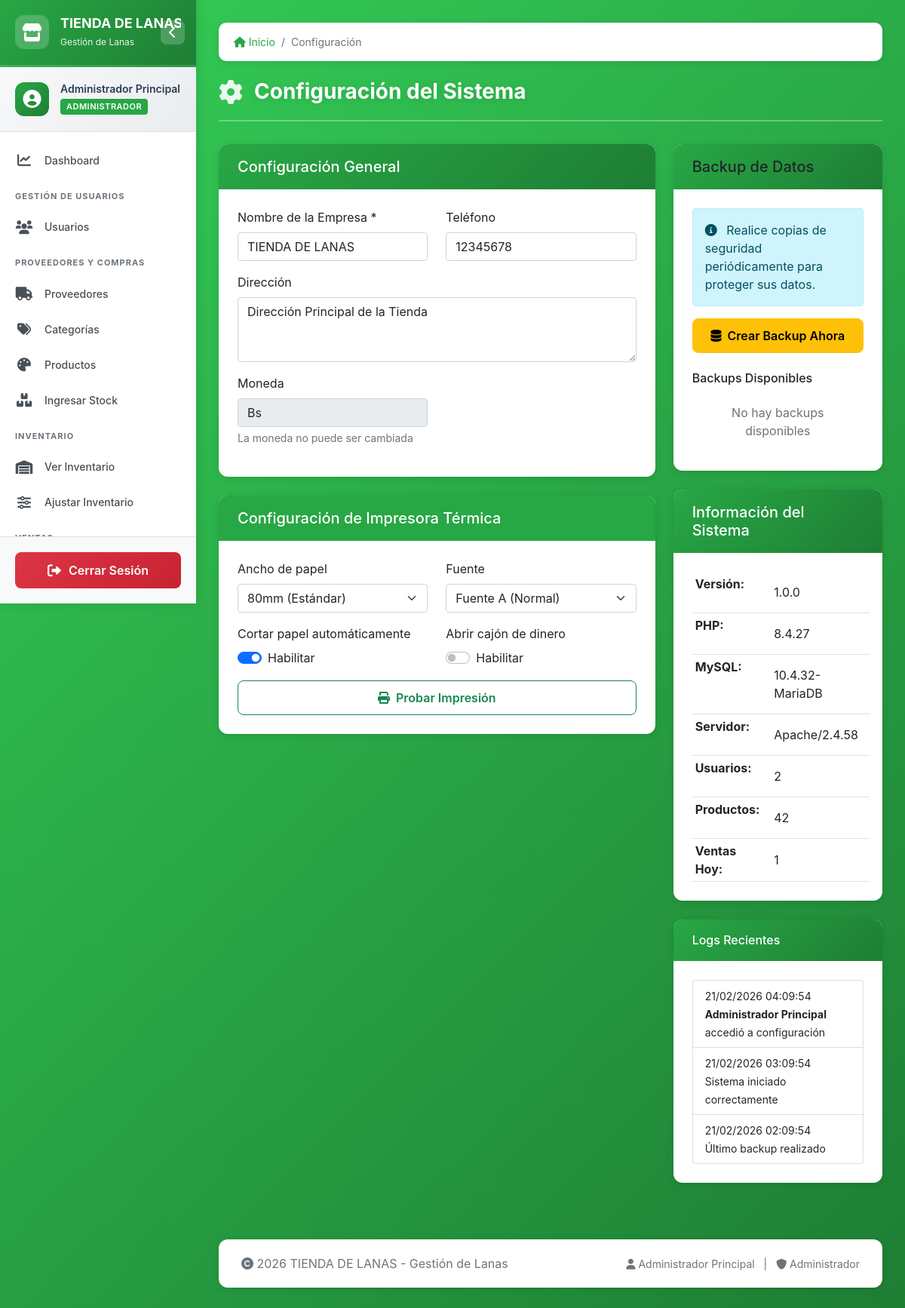
The page /configuracion.php (signed in) on the database its author committed.
### tables this page shows
CREATE TABLE sistema_config (
    id INT AUTO_INCREMENT PRIMARY KEY,
    empresa_nombre VARCHAR(100) DEFAULT 'TIENDA DE LANAS',
    moneda VARCHAR(10) DEFAULT 'Bs',
    telefono_empresa VARCHAR(20),
    direccion_empresa TEXT,
    impresora_termica TINYINT(1) DEFAULT 1,
    actualizado_en TIMESTAMP DEFAULT CURRENT_TIMESTAMP ON UPDATE CURRENT_TIMESTAMP
);

### configuracion.php (the view, shortened to what this page needs)
<?php
require_once 'header.php';
require_once 'funciones.php';
$query_config = "SELECT * FROM sistema_config LIMIT 1";
$result_config = $conn->query($query_config);
if ($result_config->num_rows > 0) {
    $config = $result_config->fetch_assoc();
}
$backups = [];
?>
<div class="row">
    <div class="col-md-8">
        <div class="card">
            <div class="card-header bg-primary text-white">
                <h5 class="mb-0">Configuración General</h5>
            </div>
            <div class="card-body">
                <form method="POST" action="" id="formConfiguracion">
                    <div class="row">
                        <div class="col-md-6 mb-3">
                            <label class="form-label">Nombre de la Empresa *</label>
                            <input type="text" class="form-control" name="empresa_nombre"
                                   value="<?php echo htmlspecialchars($config['empresa_nombre']); ?>" required>
                        </div>
                        <div class="col-md-6 mb-3">
                            <label class="form-label">Teléfono</label>
                            <input type="text" class="form-control" name="telefono_empresa"
                                   value="<?php echo htmlspecialchars($config['telefono_empresa']); ?>">
                        </div>
                    </div>
                    <div class="row">
                        <div class="col-md-12 mb-3">
                            <label class="form-label">Dirección</label>
                            <textarea class="form-control" name="direccion_empresa" rows="3"><?php echo htmlspecialchars($config['direccion_empresa']); ?></textarea>
                        </div>
                    </div>
                    <div class="row">
                        <div class="col-md-6 mb-3">
                            <label class="form-label">Moneda</label>
                            <input type="text" class="form-control" value="Bs" readonly>
                            <div class="form-text">La moneda no puede ser cambiada</div>
                        </div>
                    </div>
                </form>
            </div>
        </div>
        <div class="card mt-4">
            <div class="card-header bg-success text-white">
                <h5 class="mb-0">Configuración de Impresora Térmica</h5>
            </div>
            <div class="card-body">
                <div class="row">
                    <div class="col-md-6 mb-3">
                        <label class="form-label">Ancho de papel</label>
                        <select class="form-select" id="anchoPapel">
                            <option value="80" selected>80mm (Estándar)</option>
                        </select>
                    </div>
                    <div class="col-md-6 mb-3">
                        <label class="form-label">Fuente</label>
                        <select class="form-select" id="fuenteImpresora">
                            <option value="A" selected>Fuente A (Normal)</option>
                        </select>
                    </div>
                </div>
                <div class="row">
                    <div class="col-md-6 mb-3">
                        <label class="form-label">Cortar papel automáticamente</label>
                        <div class="form-check form-switch">
                            <input class="form-check-input" type="checkbox" id="cortarPapel" checked>
                            <label class="form-check-label" for="cortarPapel">Habilitar</label>
                        </div>
                    </div>
                    <div class="col-md-6 mb-3">
                        <label class="form-label">Abrir cajón de dinero</label>
                        <div class="form-check form-switch">
                            <input class="form-check-input" type="checkbox" id="abrirCajon">
                            <label class="form-check-label" for="abrirCajon">Habilitar</label>
                        </div>
                    </div>
                </div>
                <div class="row">
                    <div class="col-md-12">
                        <div class="d-grid">
                            <button class="btn btn-outline-success" onclick="probarImpresora()">
                                <i class="fas fa-print me-2"></i>Probar Impresión
                            </button>
                        </div>
                    </div>
                </div>
            </div>
        </div>
    </div>
    <div class="col-md-4">
        <div class="card">
            <div class="card-header bg-warning text-dark">
                <h5 class="mb-0">Backup de Datos</h5>
            </div>
            <div class="card-body">
                <div class="alert alert-info">
                    <i class="fas fa-info-circle me-2"></i>
                    Realice copias de seguridad periódicamente para proteger sus datos.
                </div>
                <form method="POST" action="" onsubmit="return confirm('¿Crear backup de la base de datos?')">
                    <div class="d-grid mb-4">
                        <button type="submit" class="btn btn-warning">
                            <i class="fas fa-database me-2"></i>Crear Backup Ahora
                        </button>
                    </div>
                </form>
                <h6>Backups Disponibles</h6>
                <div class="list-group" style="max-height: 300px; overflow-y: auto;">
                    <?php if (!empty($backups)): ?>
                        <?php foreach ($backups as $backup): ?>
                        <div class="list-group-item">
                            <div class="d-flex w-100 justify-content-between">
                                <h6 class="mb-1"><?php echo $backup['nombre']; ?></h6>
                                <small><?php echo $backup['fecha']; ?></small>
                            </div>
                            <p class="mb-1">
                                <small>Tamaño: <?php echo round($backup['tamano'] / 1024, 2); ?> KB</small>
                            </p>
                            <div class="btn-group btn-group-sm mt-2">
                                <a href="<?php echo $backup['ruta']; ?>" class="btn btn-outline-primary" download>
                                    <i class="fas fa-download"></i>
                                </a>
                                <button class="btn btn-outline-success" onclick="restaurarBackup('<?php echo $backup['nombre']; ?>')">
                                    <i class="fas fa-undo"></i>
                                </button>
                                <button class="btn btn-outline-danger" onclick="eliminarBackup('<?php echo $backup['nombre']; ?>')">
                                    <i class="fas fa-trash"></i>
                                </button>
                            </div>
                        </div>
                        <?php endforeach; ?>
                    <?php else: ?>
                    <div class="text-center text-muted p-3">
                        No hay backups disponibles
                    </div>
                    <?php endif; ?>
                </div>
            </div>
        </div>
        <div class="card mt-4">
            <div class="card-header bg-info text-white">
                <h5 class="mb-0">Información del Sistema</h5>
            </div>
            <div class="card-body">
                <table class="table table-sm">
                    <tr>
                        <th>Versión:</th>
                        <td>1.0.0</td>
                    </tr>
                    <tr>
                        <th>PHP:</th>
                        <td><?php echo phpversion(); ?></td>
                    </tr>
                    <tr>
                        <th>MySQL:</th>
                        <td><?php echo $conn->server_info; ?></td>
                    </tr>
                    <tr>
                        <th>Servidor:</th>
                        <td><?php echo $_SERVER['SERVER_SOFTWARE']; ?></td>
                    </tr>
                    <tr>
                        <th>Usuarios:</th>
                        <td>
                            <?php
                            $query_usuarios = "SELECT COUNT(*) as total FROM usuarios";
                            $result_usuarios = $conn->query($query_usuarios);
                            echo $result_usuarios->fetch_assoc()['total'];
                            ?>
                        </td>
                    </tr>
                    <tr>
                        <th>Productos:</th>
                        <td>
                            <?php
                            $query_productos = "SELECT COUNT(*) as total FROM productos WHERE activo = 1";
                            $result_productos = $conn->query($query_productos);
                            echo $result_productos->fetch_assoc()['total'];
                            ?>
                        </td>
                    </tr>
                    <tr>
                        <th>Ventas Hoy:</th>
                        <td>
                            <?php
                            $query_ventas = "SELECT COUNT(*) as total FROM ventas WHERE fecha = CURDATE() AND anulado = 0";
                            $result_ventas = $conn->query($query_ventas);
                            echo $result_ventas->fetch_assoc()['total'];
                            ?>
                        </td>
                    </tr>
                </table>
            </div>
        </div>
        <div class="card mt-4">
            <div class="card-header bg-secondary text-white">
                <h6 class="mb-0">Logs Recientes</h6>
            </div>
            <div class="card-body">
                <div class="list-group">
                    <div class="list-group-item">
                        <small><?php echo date('d/m/Y H:i:s'); ?></small><br>
                        <small><strong><?php echo $_SESSION['usuario_nombre']; ?></strong> accedió a configuración</small>
                    </div>
                    <div class="list-group-item">
                        <small><?php echo date('d/m/Y H:i:s', strtotime('-1 hour')); ?></small><br>
                        <small>Sistema iniciado correctamente</small>
                    </div>
                    <div class="list-group-item">
                        <small><?php echo date('d/m/Y H:i:s', strtotime('-2 hours')); ?></small><br>
                        <small>Último backup realizado</small>
                    </div>
                </div>
            </div>
        </div>
    </div>
</div>
<?php require_once 'footer.php'; ?>

### css/estilo.css (style rules this page uses)
:root { --color-primary: #28a745; --color-primary-dark: #1e7e34; --color-primary-light: #34ce57; --color-danger: #dc3545; --color-warning: #ffc107; --color-info: #17a2b8; --color-dark: #2c3e50; --color-light: #f8f9fa; --sidebar-width: 260px; --sidebar-collapsed-width: 70px; --transition-speed: 0.3s; --box-shadow: 0 2px 10px rgba(0,0,0,0.1); }
* { margin: 0; padding: 0; box-sizing: border-box; }
body { font-family: -apple-system, BlinkMacSystemFont, 'Segoe UI', Roboto, 'Helvetica Neue', Arial, sans-serif; background: linear-gradient(135deg, #34ce57 0%, #1e7e34 100%); min-height: 100vh; overflow-x: hidden; }
.card { background: white; border-radius: 12px; box-shadow: var(--box-shadow); border: none; margin-bottom: 25px; overflow: hidden; transition: all 0.3s; }
.card-header { background: linear-gradient(135deg, var(--color-primary), var(--color-primary-dark)); color: white; padding: 18px 25px; font-weight: 700; font-size: 16px; border: none; }
.card-body { padding: 25px; }
.table { margin-bottom: 0; }
.table tbody tr { transition: all 0.2s; }
.table tbody td { padding: 15px; vertical-align: middle; }
.btn { padding: 10px 20px; border-radius: 8px; font-weight: 600; transition: all 0.3s; }
.card, .breadcrumb { animation: fadeInUp 0.4s ease-out; }
.bg-success { background: var(--color-primary) !important; }

### rows shown on the page
sistema_config: empresa_nombre "TIENDA DE LANAS", telefono_empresa "12345678", direccion_empresa "Dirección Principal de la Tienda"

### other values the page prints
EMPRESA_NOMBRE "TIENDA DE…"
SISTEMA_NOMBRE "Gestión de Lanas"
$_SESSION['usuario_nombre'] "Administrador Principal"
$_SESSION['usuario_rol'] "ADMINISTRADOR"
$item['text'] "Configuración"
$titulo_pagina "Configuración del Sistema"
phpversion() "8.4.27"
$conn->server_info "10.4.32-MariaDB"
$_SERVER['SERVER_SOFTWARE'] "Apache/2.4.58"
$result_usuarios->fetch_assoc()['total'] "2"
$result_productos->fetch_assoc()['total'] "42"
$result_ventas->fetch_assoc()['total'] "1"
EMPRESA_NOMBRE "TIENDA DE LANAS"
$_SESSION['usuario_rol'] "Administrador"
